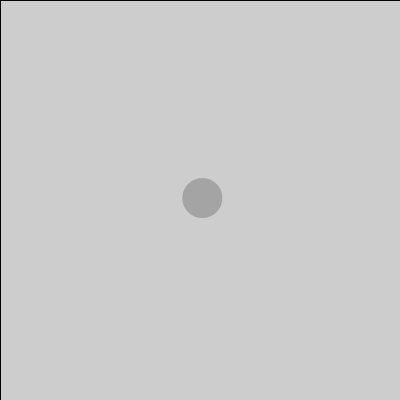
Frame 1 (no input)
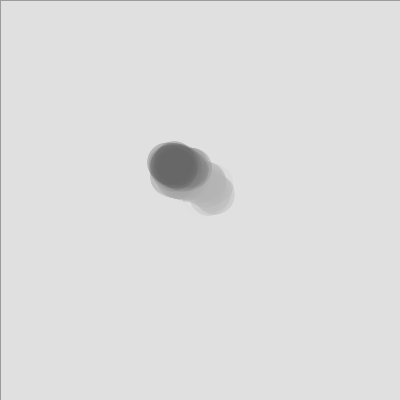
Frame 60 (the mouse pressed at the canvas centre just before this capture)
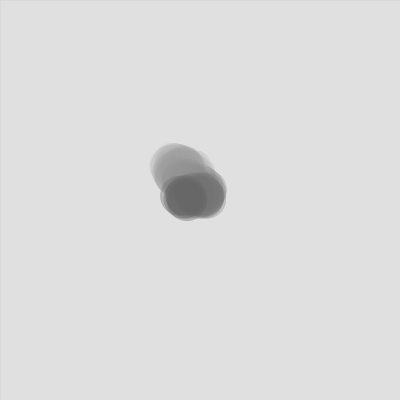
Frame 120 (the mouse held since frame 60 and released just before this capture)

The Processing sketch that drew these frames (run headless with seeded random() and noise(); from frame 60 on, the mouse is pressed at the canvas centre):

// Processing sketch: RandomFade
// ── RandomFade.pde
// RandomFade
//
// A drunk walk with alpha fade using random.
//
// Dan Wilcox danomatika.com 2016

float x;
float y;

float velX = 8;
float velY = 4;

void setup() {
  size(400, 400);

  x = width/2;
  y = height/2;
}

void draw() {
  
  // alpha fade using rect
  fill(255, 4); // translucent white
  rect(0, 0, width, height);
  
  // step in a random direction
  x = x + random(-velX, velX);
  y = y + random(-velY, velY);
  
  // draw
  noStroke();
  fill(100, 100);
  ellipse(x, y, 40, 40);
}
